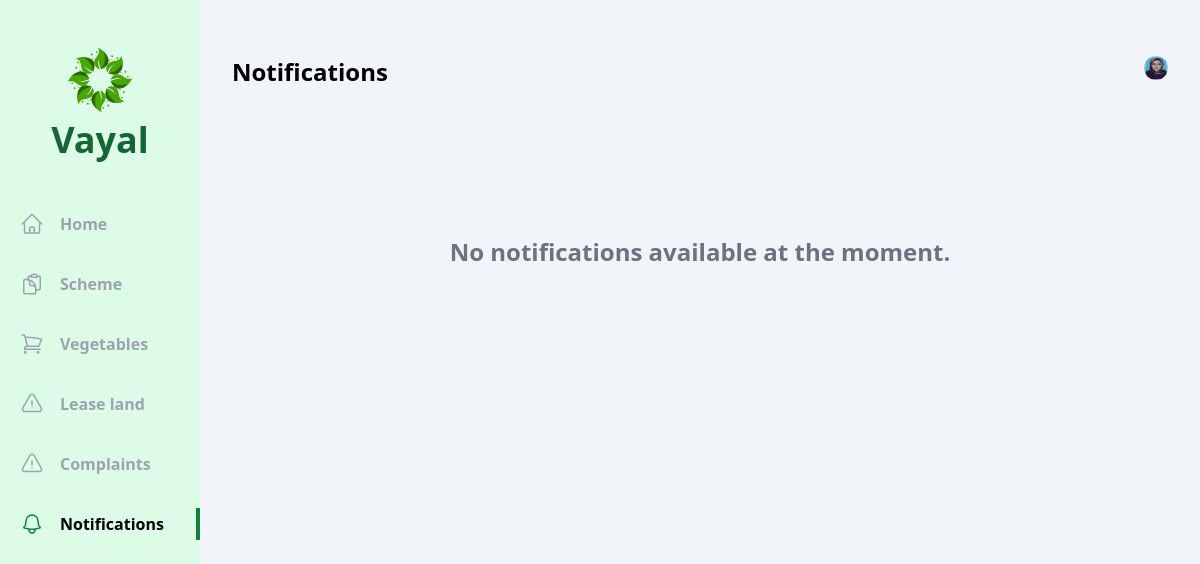
Page /user/notification/ (signed in) on the earlier database version.
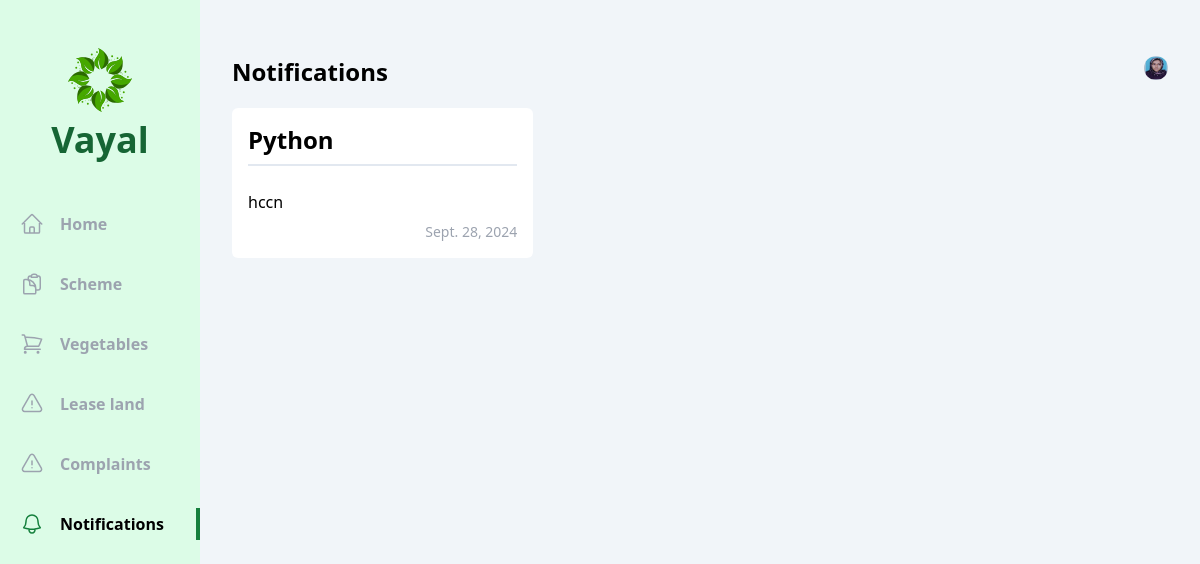
Same page on the later database version.
### officer/models.py (models this page shows, shortened)
class Notification(models.Model):
    vayal_user = models.ForeignKey(Vayal_User,null=True, on_delete=models.CASCADE)
    title = models.CharField(max_length=150)
    description = models.TextField()
    date = models.DateField()
    published = models.BooleanField(default=False)

### vayal_user/views/notification.py (the view)
# urls.py: path('notification/',notification.index, name='notifications'),
def index(request):
    vayal_user = Vayal_User.objects.get(account=request.user)
    notifications = Notification.objects.filter(published=True).order_by('-id')
    context = {
        'notifications': notifications,
        'vayal_user': vayal_user,
    }
    return render(request,'vayal_user/notification/index.html',context)

### vayal_user/templates/vayal_user/notification/index.html (shortened to what this page needs)
{% extends 'base.html' %}
{% block content %}
  <div class="flex  bg-slate-100">
    <div class="w-2/12 bg-green-100 flex flex-col items-center pb-10">
        <div class="my-12 flex flex-col gap-2 justify-center items-center">
            <h1 class="text-4xl font-bold text-green-800 ">Vayal</h1>
        </div>
        <ul class="flex flex-col gap-7 w-full font-bold text-gray-400">
                <li class="w-full flex items-center px-5 py-1 gap-4 group hover:text-gray-500 cursor-pointer hover:border-green-700 hover:border-r-4">
                      <a href="{% url 'vayal_user:home' %}">Home</a>
                  </li>
            <li class="w-full flex items-center px-5 py-1 gap-4 group hover:text-gray-500 cursor-pointer hover:border-green-700 hover:border-r-4">
                <a href="{% url 'vayal_user:schemes' %}">Scheme</a>
            </li>
            <li class="w-full flex items-center px-5 py-1 gap-4 group hover:text-gray-500 cursor-pointer hover:border-green-700 hover:border-r-4">
              <a href="{% url 'vayal_user:vegetables' %}">Vegetables</a>
          </li>
          <li class="w-full flex items-center px-5 py-1 gap-4 group hover:text-gray-500 cursor-pointer hover:border-green-700 hover:border-r-4">
              <a href="{% url 'vayal_user:lease_land' %}">Lease land</a>
          </li>
          <li class="w-full flex items-center px-5 py-1 gap-4 group hover:text-gray-500 cursor-pointer hover:border-green-700 hover:border-r-4">
              <a href="{% url 'vayal_user:complaints' %}">Complaints</a>
          </li>
          <li class="w-full flex items-center px-5 py-1 gap-4 border-r-4 text-black border-green-700">
              <a href="#">Notifications</a>
          </li>
        </ul>
      </div>
      <div class="w-10/12 h-screen overflow-y-auto px-8 py-14">
        <div class="flex justify-between mb-5">
            <h1 class="text-2xl font-bold">Notifications</h1>
            <div class="relative">
                <img id="profile" src="/uploads/{{vayal_user.photo}}" class="h-6 w-6 rounded-full cursor-pointer" alt="">
            </div>
        </div>
        <div class="grid grid-cols-3 gap-x-4 gap-y-8">
        {% if  notifications %}
            {% for notification in notifications %}
                <div class="flex flex-col bg-white p-4 rounded-md gap-2">
                    <span class="text-2xl font-bold mb-4 pb-2 border-b-2 border-slate-200">{{ notification.title }}</span>
                    <span>{{ notification.description }}</span>
                    <div class="flex justify-end">
                        <span class="text-sm text-gray-400">{{ notification.date }}</span>
                    </div>
                </div>
            {% endfor %}
            {% else %}
            <div class="flex flex-col items-center justify-center col-span-3 text-center my-20">
                <p class="text-2xl font-semibold text-gray-500 mb-4 mt-12">No  notifications available at the moment.</p>
            </div>
        {% endif %}
        </div>
</div>
{% endblock content %}

Differences in the rows shown:
added Notification: title "Python", description "hccn", date "Sept. 28, 2024"
Other differences:
text no longer shown: "No notifications available at the moment."
